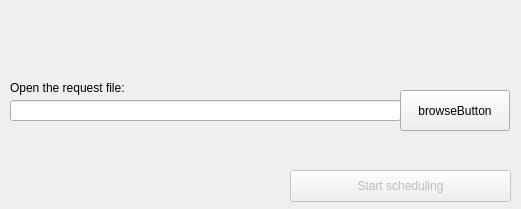
<?xml version="1.0" encoding="UTF-8"?>
<ui version="4.0">
 <class>aeroForm</class>
 <widget class="QMainWindow" name="aeroForm">
  <property name="geometry">
   <rect>
    <x>0</x>
    <y>0</y>
    <width>521</width>
    <height>209</height>
   </rect>
  </property>
  <property name="sizePolicy">
   <sizepolicy hsizetype="Fixed" vsizetype="Fixed">
    <horstretch>0</horstretch>
    <verstretch>0</verstretch>
   </sizepolicy>
  </property>
  <property name="windowTitle">
   <string>AeroUber - a flight scheduling software</string>
  </property>
  <widget class="QWidget" name="centralwidget">
   <widget class="QPushButton" name="startButton">
    <property name="enabled">
     <bool>false</bool>
    </property>
    <property name="geometry">
     <rect>
      <x>290</x>
      <y>170</y>
      <width>221</width>
      <height>32</height>
     </rect>
    </property>
    <property name="toolTip">
     <string>&lt;html&gt;&lt;head/&gt;&lt;body&gt;&lt;p&gt;Start scheduling flights from requests in request file.&lt;/p&gt;&lt;/body&gt;&lt;/html&gt;</string>
    </property>
    <property name="text">
     <string>Start scheduling</string>
    </property>
   </widget>
   <widget class="QPushButton" name="browseButton">
    <property name="geometry">
     <rect>
      <x>400</x>
      <y>90</y>
      <width>110</width>
      <height>41</height>
     </rect>
    </property>
    <property name="text">
     <string>browseButton</string>
    </property>
   </widget>
   <widget class="QLineEdit" name="pathSection">
    <property name="geometry">
     <rect>
      <x>10</x>
      <y>100</y>
      <width>391</width>
      <height>21</height>
     </rect>
    </property>
   </widget>
   <widget class="QLabel" name="infoLabel">
    <property name="geometry">
     <rect>
      <x>10</x>
      <y>80</y>
      <width>261</width>
      <height>16</height>
     </rect>
    </property>
    <property name="text">
     <string>Open the request file:</string>
    </property>
   </widget>
  </widget>
 </widget>
 <resources/>
 <connections/>
</ui>
